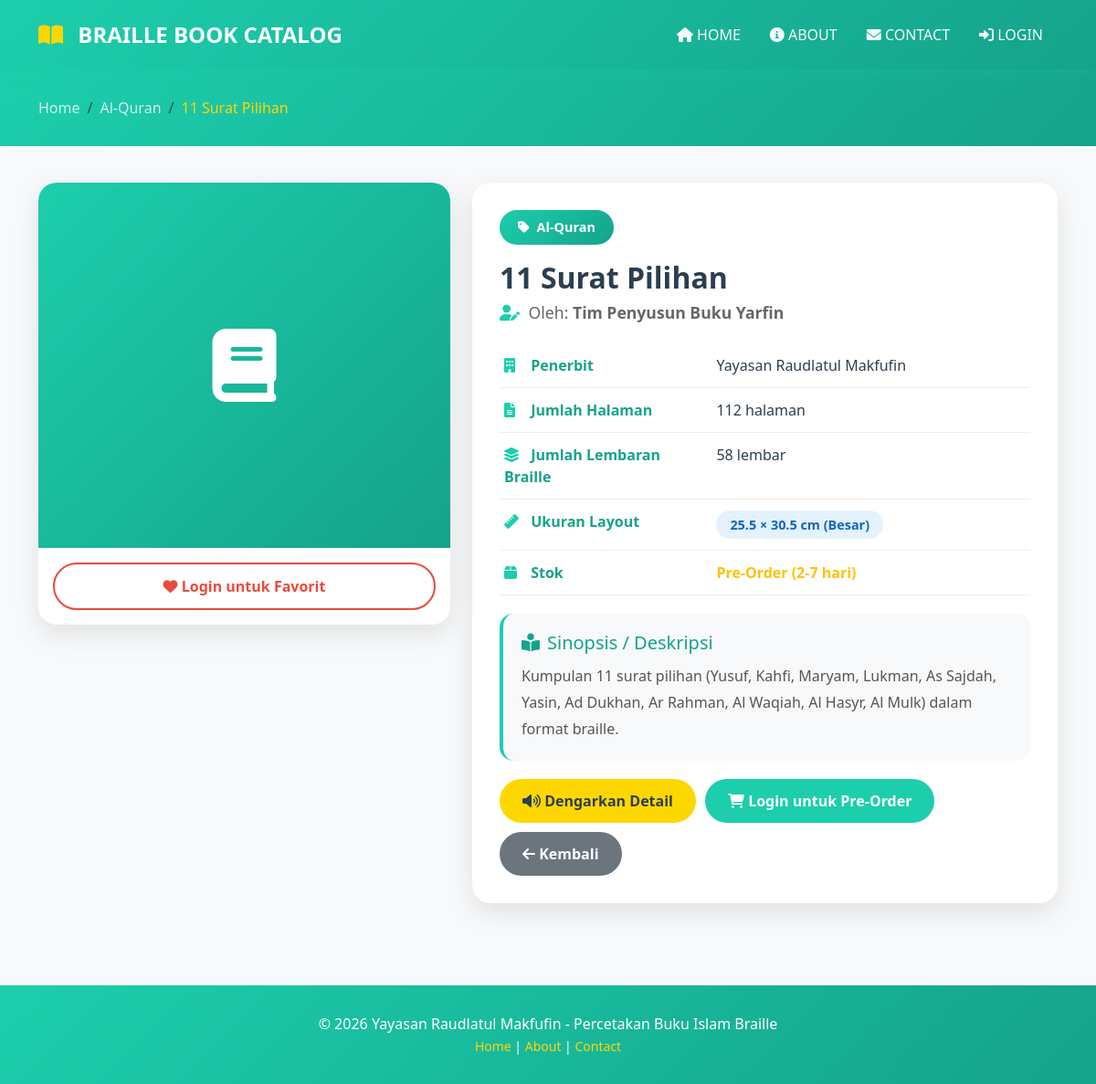
The app's page /braille-store/detail.php?id=10 with its own data.
### tables this page shows
CREATE TABLE `buku` (
  `id` int(11) NOT NULL,
  `judul` varchar(200) NOT NULL,
  `pengarang` varchar(100) NOT NULL,
  `penerbit` varchar(100) NOT NULL,
  `jml_halaman` int(5) NOT NULL,
  `ukuran` enum('Besar','Kecil') NOT NULL COMMENT 'Besar=25.5x30.5cm, Kecil=1.5x25.5cm',
  `jml_lembaran` int(5) NOT NULL,
  `kategori` enum('Al-Quran','Islam','Panduan','Solat') NOT NULL,
  `sinopsis` text NOT NULL,
  `gambar` varchar(255) DEFAULT 'default.jpg',
  `stok_tersedia` int(5) DEFAULT 0,
  `harga` decimal(15,2) NOT NULL DEFAULT 75000.00,
  `created_at` timestamp NOT NULL DEFAULT current_timestamp()
);

### braille-store/detail.php (the view, shortened to what this page needs)
<?php
require_once 'includes/config.php';
$id = isset($_GET['id']) ? (int)$_GET['id'] : 0;
$query = "SELECT * FROM buku WHERE id = $id";
$result = mysqli_query($conn, $query);
$buku = mysqli_fetch_assoc($result);
$is_logged_in = isset($_SESSION['user_id']);
$is_favorit = false;
?>
<!DOCTYPE html>
<html lang="id">
<head>
    <link href="https://cdn.jsdelivr.net/npm/bootstrap@5.3.0/dist/css/bootstrap.min.css" rel="stylesheet">
    <link rel="stylesheet" href="https://cdnjs.cloudflare.com/ajax/libs/font-awesome/6.0.0/css/all.min.css">
</head>
<body>
<nav class="navbar navbar-expand-lg">
    <div class="container">
        <a class="navbar-brand" href="index.php">
            <i class="fas fa-book-open"></i>
            <strong>BRAILLE BOOK CATALOG</strong>
        </a>
        <div class="collapse navbar-collapse" id="navbarNav">
            <ul class="navbar-nav ms-auto">
                <li class="nav-item">
                    <a class="nav-link" href="index.php">
                        <i class="fas fa-home"></i> HOME
                    </a>
                </li>
                <li class="nav-item">
                    <a class="nav-link" href="#">
                        <i class="fas fa-info-circle"></i> ABOUT
                    </a>
                </li>
                <li class="nav-item">
                    <a class="nav-link" href="#">
                        <i class="fas fa-envelope"></i> CONTACT
                    </a>
                </li>
                <?php if ($is_logged_in): ?>
                    <li class="nav-item">
                        <a class="nav-link" href="user/dashboard.php">
                            <i class="fas fa-user"></i> DASHBOARD
                        </a>
                    </li>
                    <li class="nav-item">
                        <a class="nav-link" href="logout.php">
                            <i class="fas fa-sign-out-alt"></i> LOGOUT
                        </a>
                    </li>
                <?php else: ?>
                    <li class="nav-item">
                        <a class="nav-link" href="login.php">
                            <i class="fas fa-sign-in-alt"></i> LOGIN
                        </a>
                    </li>
                <?php endif; ?>
            </ul>
        </div>
    </div>
</nav>
<section class="breadcrumb-section">
    <div class="container">
        <nav aria-label="breadcrumb">
            <ol class="breadcrumb mb-0">
                <li class="breadcrumb-item"><a href="index.php">Home</a></li>
                <li class="breadcrumb-item"><a href="index.php?kategori=<?= $buku['kategori'] ?>"><?= $buku['kategori'] ?></a></li>
                <li class="breadcrumb-item active"><?= htmlspecialchars($buku['judul']) ?></li>
            </ol>
        </nav>
    </div>
</section>
<section class="detail-section">
    <div class="container">
        <div class="row g-4">
            <div class="col-lg-5">
                <div class="book-image-container">
                    <div class="book-image-large">
                        <?php if ($buku['gambar'] && file_exists('assets/img/' . $buku['gambar'])): ?>
                            <img src="assets/img/<?= $buku['gambar'] ?>"
                                 alt="<?= htmlspecialchars($buku['judul']) ?>">
                        <?php else: ?>
                            <i class="fas fa-book"></i>
                        <?php endif; ?>
                    </div>
                    <?php if ($is_logged_in): ?>
                    <div class="p-3 text-center">
                        <a href="user/db_favorit.php?action=<?= $is_favorit ? 'hapus' : 'tambah' ?>&buku_id=<?= $buku['id'] ?>"
                           class="btn btn-favorit <?= $is_favorit ? 'active' : '' ?> w-100">
                            <i class="fas fa-heart"></i>
                            <?= $is_favorit ? 'Hapus dari Favorit' : 'Tambah ke Favorit' ?>
                        </a>
                    </div>
                    <?php else: ?>
                    <div class="p-3 text-center">
                        <a href="login.php" class="btn btn-favorit w-100">
                            <i class="fas fa-heart"></i> Login untuk Favorit
                        </a>
                    </div>
                    <?php endif; ?>
                </div>
            </div>
            <div class="col-lg-7">
                <div class="book-info-card">
                    <span class="category-badge">
                        <i class="fas fa-tag me-2"></i><?= $buku['kategori'] ?>
                    </span>
                    <h1 class="book-title-detail"><?= htmlspecialchars($buku['judul']) ?></h1>
                    <p class="book-author-detail">
                        <i class="fas fa-user-edit"></i>
                        Oleh: <strong><?= htmlspecialchars($buku['pengarang']) ?></strong>
                    </p>
                    <table class="info-table">
                        <tr>
                            <td class="label">
                                <i class="fas fa-building"></i> Penerbit
                            </td>
                            <td class="value"><?= htmlspecialchars($buku['penerbit']) ?></td>
                        </tr>
                        <tr>
                            <td class="label">
                                <i class="fas fa-file-alt"></i> Jumlah Halaman
                            </td>
                            <td class="value"><?= $buku['jml_halaman'] ?> halaman</td>
                        </tr>
                        <tr>
                            <td class="label">
                                <i class="fas fa-layer-group"></i> Jumlah Lembaran Braille
                            </td>
                            <td class="value"><?= $buku['jml_lembaran'] ?> lembar</td>
                        </tr>
                        <tr>
                            <td class="label">
                                <i class="fas fa-ruler"></i> Ukuran Layout
                            </td>
                            <td class="value">
                                <?php if ($buku['ukuran'] == 'Besar'): ?>
                                    <span class="size-badge size-besar">
                                        25.5 × 30.5 cm (Besar)
                                    </span>
                                <?php else: ?>
                                    <span class="size-badge size-kecil">
                                        1.5 × 25.5 cm (Kecil)
                                    </span>
                                <?php endif; ?>
                            </td>
                        </tr>
                        <tr>
                            <td class="label">
                                <i class="fas fa-box"></i> Stok
                            </td>
                            <td class="value">
                                <?php if ($buku['stok_tersedia'] > 0): ?>
                                    <span class="text-success fw-bold"><?= $buku['stok_tersedia'] ?> tersedia</span>
                                <?php else: ?>
                                    <span class="text-warning fw-bold">Pre-Order (2-7 hari)</span>
                                <?php endif; ?>
                            </td>
                        </tr>
                    </table>
                    <div class="sinopsis-box">
                        <h5><i class="fas fa-book-reader me-2"></i>Sinopsis / Deskripsi</h5>
                        <p id="sinopsis-text"><?= nl2br(htmlspecialchars($buku['sinopsis'])) ?></p>
                    </div>
                    <div class="action-buttons">
                        <button class="btn btn-tts" id="btnTTS" onclick="toggleTTS()">
                            <i class="fas fa-volume-up"></i> Dengarkan Detail
                        </button>
                        <?php if ($is_logged_in): ?>
                            <a href="user/pesan.php?buku_id=<?= $buku['id'] ?>" class="btn btn-order">
                                <i class="fas fa-shopping-cart"></i> Pre-Order Sekarang
                            </a>
                        <?php else: ?>
                            <a href="login.php" class="btn btn-order">
                                <i class="fas fa-shopping-cart"></i> Login untuk Pre-Order
                            </a>
                        <?php endif; ?>
                        <a href="index.php" class="btn btn-back">
                            <i class="fas fa-arrow-left"></i> Kembali
                        </a>
                    </div>
                </div>
            </div>
        </div>
    </div>
</section>
<footer class="footer">
    <div class="container text-center">
        <p class="mb-0">
            © 2026 Yayasan Raudlatul Makfufin - Percetakan Buku Islam Braille<br>
            <small>
                <a href="index.php">Home</a> |
                <a href="#">About</a> |
                <a href="#">Contact</a>
            </small>
        </p>
    </div>
</footer>
</body>
</html>

### braille-store/detail.php (style rules this page uses)
:root { --primary-main: #1cceac; --primary-dark: #15a38a; --primary-light: #4ddbc3; --accent-gold: #FFD700; --accent-yellow: #FFC107; --accent-red: #e74c3c; --light-bg: #f8f9fa; --dark-text: #2c3e50; --white: #ffffff; }
* { margin: 0; padding: 0; box-sizing: border-box; }
body { font-family: 'Segoe UI', Tahoma, Geneva, Verdana, sans-serif; font-size: 16px; background-color: var(--light-bg); color: var(--dark-text); }
.navbar { background: linear-gradient(135deg, var(--primary-main) 0%, var(--primary-dark) 100%) !important; box-shadow: 0 4px 15px rgba(28, 206, 172, 0.2); padding: 15px 0; }
.navbar-brand { font-size: 1.5rem; font-weight: bold; color: white !important; }
.navbar-brand i { color: var(--accent-gold); margin-right: 10px; }
.navbar-nav .nav-link { color: rgba(255,255,255,0.95) !important; font-weight: 500; padding: 8px 16px !important; transition: all 0.3s; }
.breadcrumb-section { background: linear-gradient(135deg, var(--primary-main) 0%, var(--primary-dark) 100%); padding: 30px 0; color: white; }
.breadcrumb-section a { color: rgba(255,255,255,0.8); text-decoration: none; }
.breadcrumb-section .active { color: var(--accent-gold); }
.detail-section { padding: 40px 0; }
.book-image-container { background: white; border-radius: 20px; overflow: hidden; box-shadow: 0 10px 30px rgba(0,0,0,0.1); position: sticky; top: 20px; }
.book-image-large { width: 100%; height: 400px; background: linear-gradient(135deg, var(--primary-main) 0%, var(--primary-dark) 100%); display: flex; align-items: center; justify-content: center; color: white; font-size: 80px; }
.book-info-card { background: white; border-radius: 20px; padding: 30px; box-shadow: 0 10px 30px rgba(0,0,0,0.1); height: 100%; }
.category-badge { display: inline-block; background: linear-gradient(135deg, var(--primary-main), var(--primary-dark)); color: white; padding: 8px 20px; border-radius: 30px; font-size: 0.9rem; font-weight: 600; margin-bottom: 15px; }
.book-title-detail { font-size: 2rem; font-weight: bold; color: var(--dark-text); margin-bottom: 5px; line-height: 1.3; }
.book-author-detail { font-size: 1.1rem; color: #666; margin-bottom: 20px; }
.book-author-detail i { color: var(--primary-main); margin-right: 5px; }
.info-table { width: 100%; margin-bottom: 20px; }
.info-table tr { border-bottom: 1px solid #eee; }
.info-table td { padding: 12px 5px; vertical-align: top; }
.info-table .label { font-weight: 600; color: var(--primary-dark); width: 40%; }
.info-table .label i { width: 20px; color: var(--primary-main); margin-right: 5px; }
.info-table .value { color: var(--dark-text); }
.size-badge { display: inline-block; padding: 5px 15px; border-radius: 20px; font-weight: 600; font-size: 0.9rem; }
.size-besar { background: #e3f2fd; color: #1565c0; }
.sinopsis-box { background: #f8f9fa; border-radius: 15px; padding: 20px; margin: 20px 0; border-left: 4px solid var(--primary-main); }
.sinopsis-box h5 { color: var(--primary-dark); margin-bottom: 10px; }
.sinopsis-box p { color: #555; line-height: 1.8; margin-bottom: 0; }
.action-buttons { display: flex; gap: 10px; flex-wrap: wrap; margin-top: 20px; }
.btn-favorit { background: white; color: var(--accent-red); border: 2px solid var(--accent-red); padding: 12px 25px; border-radius: 30px; font-weight: 600; transition: all 0.3s; }
.btn-order { background: var(--primary-main); color: white; border: none; padding: 12px 25px; border-radius: 30px; font-weight: 600; transition: all 0.3s; }
.btn-tts { background: var(--accent-gold); color: var(--dark-text); border: none; padding: 12px 25px; border-radius: 30px; font-weight: 600; transition: all 0.3s; }
.btn-back { background: #6c757d; color: white; border: none; padding: 12px 25px; border-radius: 30px; font-weight: 600; transition: all 0.3s; }
.footer { background: linear-gradient(135deg, var(--primary-main) 0%, var(--primary-dark) 100%); color: white; padding: 30px 0; margin-top: 50px; }
.footer a { color: var(--accent-gold); text-decoration: none; }

### records on screen
buku: kategori "Al-Quran", judul "11 Surat Pilihan", pengarang "Tim Penyusun Buku Yarfin", penerbit "Yayasan Raudlatul Makfufin", jml_halaman "112", jml_lembaran "58", sinopsis "Kumpulan 11 surat pilihan (Yusuf, Kahfi, Maryam, Lukman, As Sajdah, Yasin, Ad Dukhan, Ar Rahman, Al Waqiah, Al Hasyr, Al Mulk) dalam format braille."
